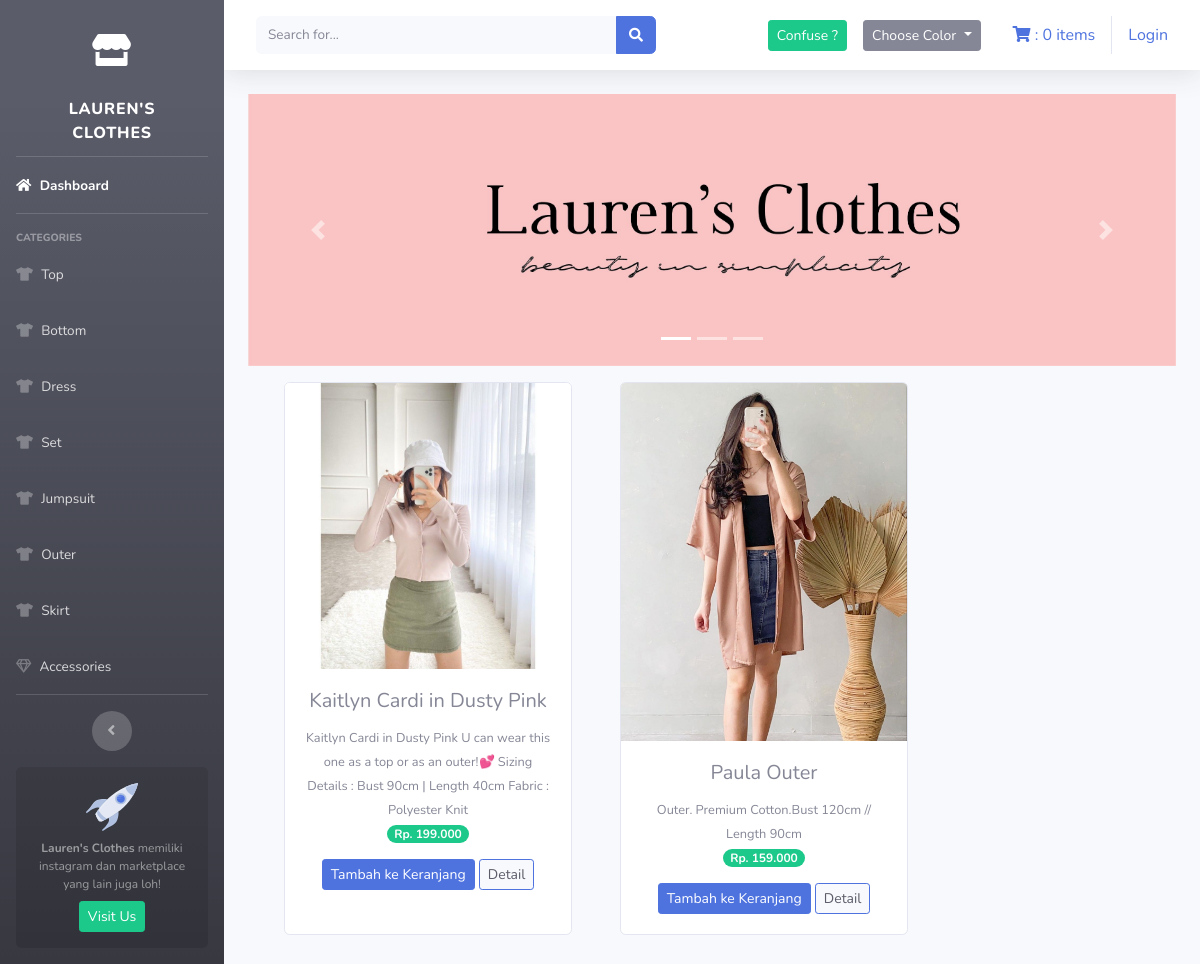
/index.php/kategori/outer, run on the app's committed database.
### tables this page shows
CREATE TABLE `tb_barang` (
  `id_brg` int(11) NOT NULL,
  `nama_brg` varchar(120) NOT NULL,
  `keterangan` varchar(512) NOT NULL,
  `kategori` varchar(60) NOT NULL,
  `harga` int(11) NOT NULL,
  `stok` int(4) NOT NULL,
  `gambar` text NOT NULL,
  `warna` varchar(120) NOT NULL,
  `r_kenyamanan` int(10) NOT NULL,
  `r_harga` int(10) NOT NULL,
  `r_formalitas` int(10) NOT NULL,
  `c_review` int(11) NOT NULL DEFAULT 1
);

### application/controllers/kategori.php (called while the page is built, shortened)
<?php
class Kategori extends CI_Controller{
    public function outer(){
        $data['outer']= $this->model_kategori->data_outer()->result();
        $this->load->view('templates/header');
        $this->load->view('templates/sidebar');
        $this->load->view('kategori/outer', $data);
        $this->load->view('templates/footer');
    }
}

### index.php (called while the page is built, shortened)
<?php
require_once BASEPATH.'core/CodeIgniter.php';

### application/models/model_kategori.php (called while the page is built, shortened)
<?php
class Model_kategori extends CI_Model{
    public function data_outer(){
        return $this->db->get_where("tb_barang", array('kategori'=>'outer'));
    }
}

### application/views/kategori/outer.php (the view, shortened to what this page needs)
<div class="container-fluid">
    <div id="carouselExampleIndicators" class="carousel slide" data-bs-ride="carousel">
        <ol class="carousel-indicators">
            <li type="button" data-bs-target="#carouselExampleIndicators" data-bs-slide-to="0" class="active"></li>
            <li type="button" data-bs-target="#carouselExampleIndicators" data-bs-slide-to="1"></li>
            <li type="button" data-bs-target="#carouselExampleIndicators" data-bs-slide-to="2"></li>
        </ol>
        <div class="carousel-inner">
            <div class="carousel-item active">
                <img src="<?php echo base_url('assets/img/slider0.jpg') ?>" class="d-block w-100" alt="...">
            </div>
        </div>
        <a class="carousel-control-prev" href="#carouselExampleIndicators" role="button" data-slide="prev">
            <span class="carousel-control-prev-icon" aria-hidden="true"></span>
        </a>
        <a class="carousel-control-next" href="#carouselExampleIndicators" role="button" data-slide="next">
            <span class="carousel-control-next-icon" aria-hidden="true"></span>
        </a>
    </div>
    <div class="row text-center mt-3">
        <?php foreach ($outer as $brg) : ?>
            <div class="card ml-5 mb-4" style="width: 18rem;">
                <img src="<?php echo base_url() . '/uploads/' . $brg->gambar ?>" class="card-img-top" alt="...">
                <div class="card-body">
                    <h5 class="card-title"><?php echo $brg->nama_brg ?></h5>
                    <small><?php echo $brg->keterangan ?></small><br>
                    <span class="badge badge-pill badge-success mb-3">Rp. <?php echo number_format($brg->harga, 0, ',', '.')  ?></span> <br>
                    <?php echo anchor(
                        'dashboard/tambah_ke_keranjang/' . $brg->id_brg,
                        '<div class="btn btn-sm btn-primary">Tambah ke Keranjang</div>'
                    ) ?>
                    <?php echo anchor(
                        'dashboard/detail/' . $brg->id_brg,
                        '<div class="btn btn-sm btn-primary bg-light text-dark">Detail</div>'
                    ) ?>
                </div>
            </div>
        <?php endforeach ?>
    </div>
</div>

### data on the page
tb_barang: gambar (picture), nama_brg "Kaitlyn Cardi in Dusty Pink", keterangan "Kaitlyn Cardi in Dusty Pink U can wear this one as a top or as an outer!💕 Sizing Details : Bust 90cm | Length 40cm Fabric : Polyester Knit", harga "199.000", id_brg "Tambah ke Keranjang", id_brg "Detail"
tb_barang: gambar (picture), nama_brg "Paula Outer", keterangan "Outer. Premium Cotton.Bust 120cm // Length 90cm", harga "159.000", id_brg "Tambah ke Keranjang", id_brg "Detail"

### other printed values
$this->cart->total_items() "0"
anchor('auth/login', 'Login') "Login"
